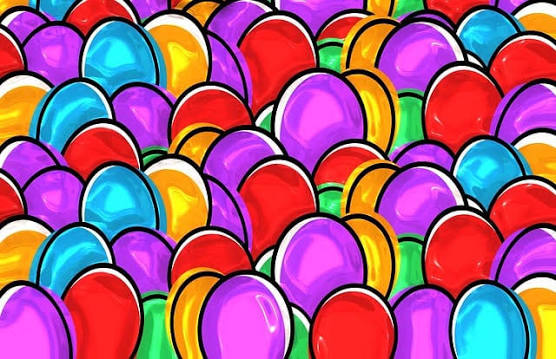
//> input picture resim.jpg, 556 x 359 px
$ ./canny   (built with g++ and OpenCV 4)
//> lines starting //> are read from the running program, lines starting //| are printed output that depends on the picture; after the words box and inside, x2 and y2 are one past the last pixel; in counts of white or black regions, pixels touching at a corner belong together
#include <opencv2/opencv.hpp>
#include <iostream>

int main() {
    cv::Mat img = cv::imread("resim.jpg", cv::IMREAD_GRAYSCALE);
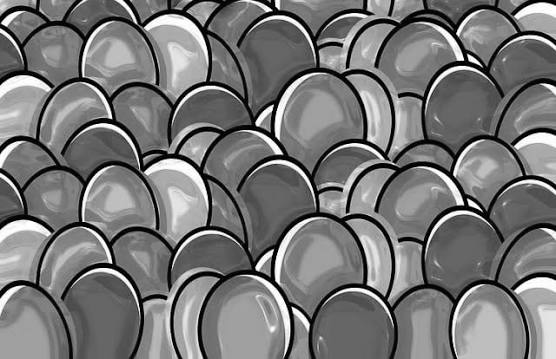
//> img: 359 rows x 556 cols, CV_8UC1; min 0, max 255, mean 119.1

    if(img.empty()) {
        std::cout << "Hata: resim.jpg bulunamadi!" << std::endl;
        return -1;
    }

    cv::Mat cannyResult;

    cv::Canny(img, cannyResult, 50, 150);
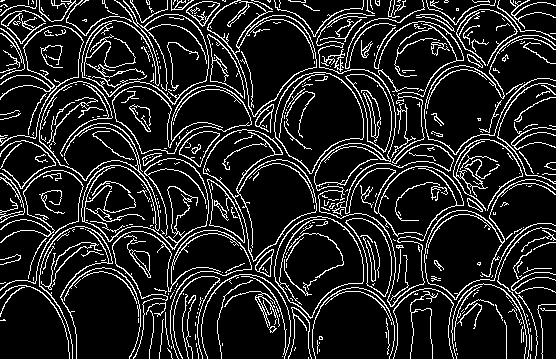
//> cannyResult: 359 rows x 556 cols, CV_8UC1; 13.9% white in thin lines or dots

    cv::imwrite("canny_sonuc.jpg", cannyResult);

    std::cout << "Islem basarili! Sonuclar 'canny_sonuc.jpg' olarak kaydedildi." << std::endl;

    return 0;
}

$ run again, with 0ccbb0c34e602cfe3fe958ba7b0950b6.jpg copied over resim.jpg
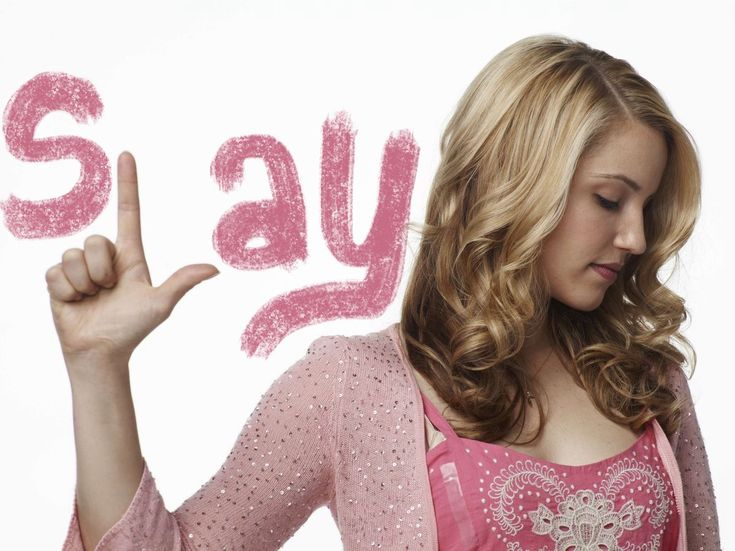
//> input picture 0ccbb0c34e602cfe3fe958ba7b0950b6.jpg, 735 x 551 px
//> `cv::Mat img = cv::imread("resim.jpg", cv::IMREAD_GRAYSCALE);`:
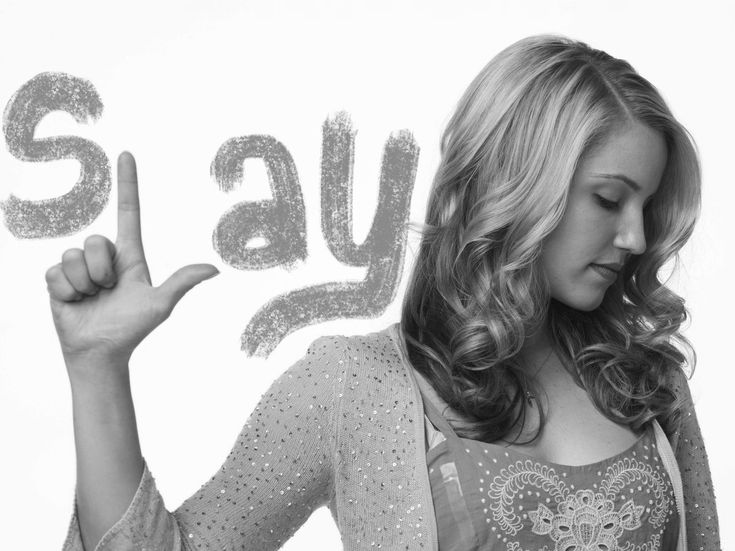
//> img: 551 rows x 735 cols, CV_8UC1; min 12, max 255, mean 182.8
//> `cv::Canny(img, cannyResult, 50, 150);`:
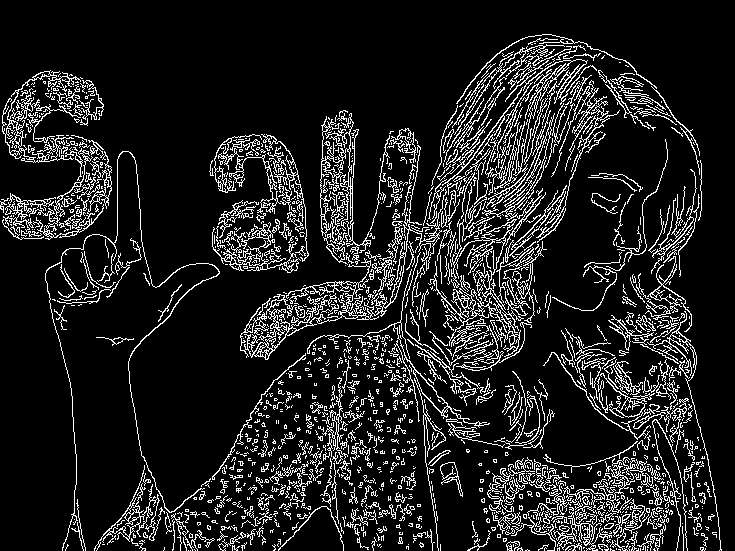
//> cannyResult: 551 rows x 735 cols, CV_8UC1; 12.6% white in thin lines or dots

$ run again, with 80f78d096d1cc780f95b1ca6a4f00451.jpg copied over resim.jpg
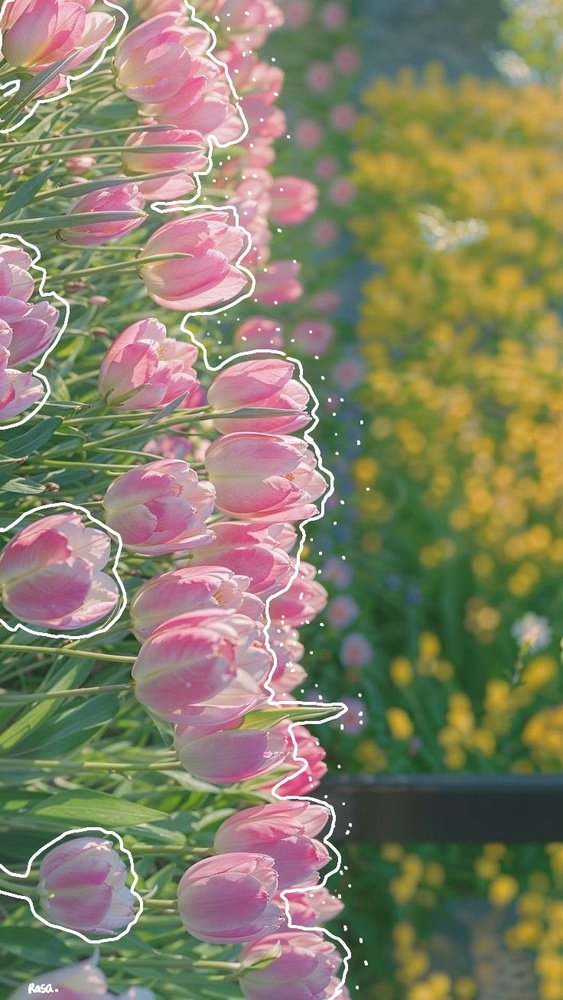
//> input picture 80f78d096d1cc780f95b1ca6a4f00451.jpg, 563 x 1000 px, shrunk from 736 x 1308 before the run
//> `cv::Mat img = cv::imread("resim.jpg", cv::IMREAD_GRAYSCALE);`:
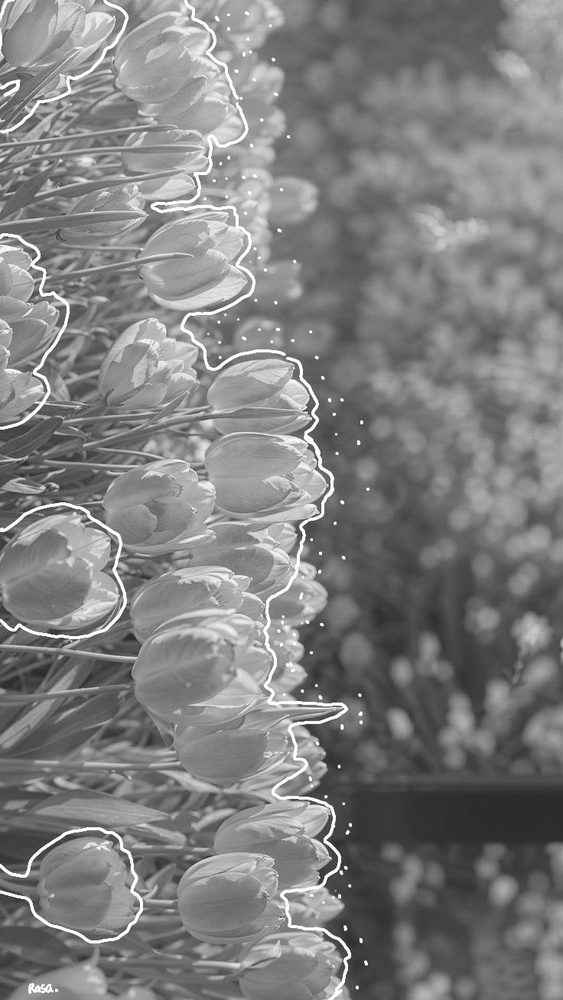
//> img: 1000 rows x 563 cols, CV_8UC1; min 28, max 255, mean 127.2
//> `cv::Canny(img, cannyResult, 50, 150);`:
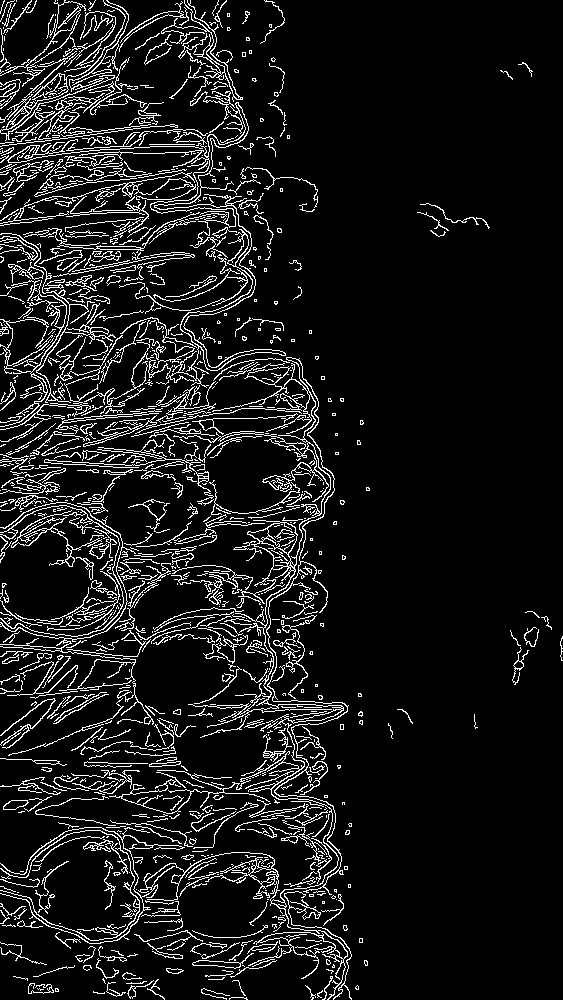
//> cannyResult: 1000 rows x 563 cols, CV_8UC1; 9.4% white in thin lines or dots
